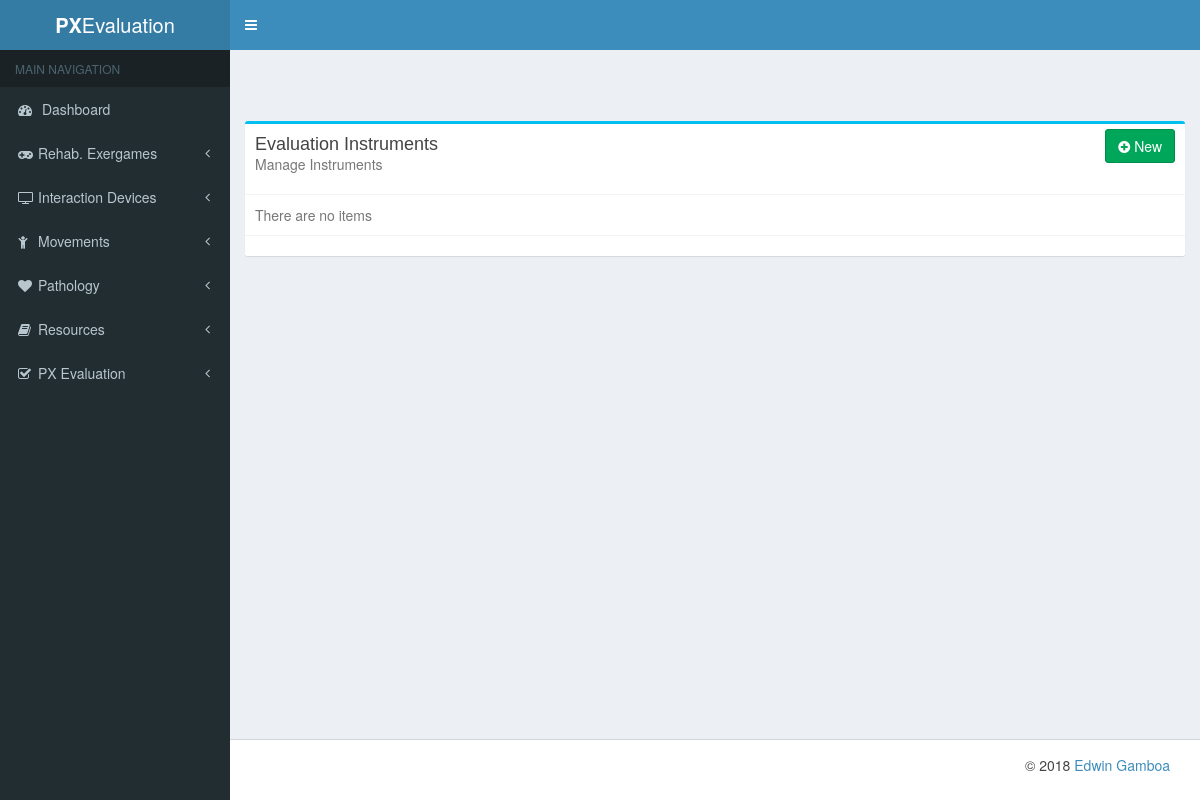
The app's page /px_evaluation/instruments/, older data.
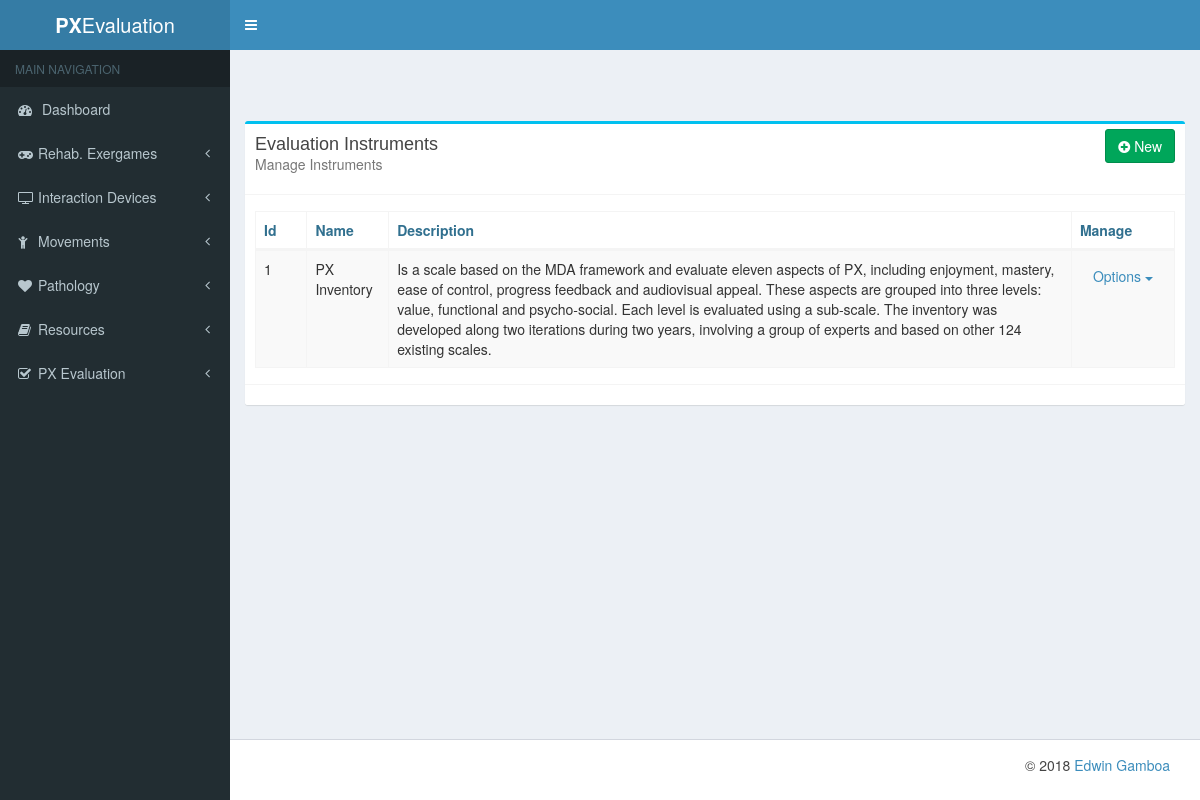
The same page, newer data.
### px_evaluation/models.py (models this page shows, shortened)
class Instrument(models.Model):
    name = models.CharField(max_length=140)
    description = models.TextField(blank=True)
    aspects = models.ManyToManyField(Aspect, blank=True)
    methods = models.ManyToManyField(Method, blank=True)
    resources = models.ManyToManyField(Resource, blank=True)

### px_evaluation/views.py (the view)
class InstrumentList(ListView):
    model = Instrument

### templates/px_evaluation/instrument_list.html (shortened to what this page needs)
{% extends "list_base.html" %}
{% block card_title %}Evaluation Instruments{% endblock card_title %}
{% block card_description %}Manage Instruments{% endblock card_description%}
{% block table_head %}
    <tr>
        <th>Id</th>
        <th>Name</th>
        <th>Description</th>
        <th>Manage</th>
    </tr>
{% endblock table_head %}
{% block table_body %}
    {% for object in object_list %}
        <tr>
            <td>{{ object.id }}</td>
            <td>{{ object.name }}</td>
            <td>{{ object.description }}</td>
            <td>
                <div class="dropdown">
                    <a href="#" class="btn dropdown-toggle" data-toggle="dropdown">
                        Options
                        <b class="caret"></b>
                    </a>
                </div>
            </td>
        </tr>
    {% endfor %}
{% endblock table_body %}
{% block new_url %} {% url 'px_evaluation:new_instruments' %} {% endblock new_url %}

Row changes from the older to the newer data that the page shows:
added Instrument: id "1", name "PX Inventory", description "Is a scale based on the MDA framework and evaluate eleven aspects of PX, including enjoyment, mastery, ease of control, progress feedback and audiovisual appeal. These aspects are grouped into three levels: value, functional and psycho-social. Each level is evaluated using a sub-scale. The inventory was developed along two iterations during two years, involving a group of experts and based on other 124 existing scales."
Text that changed along with them:
text no longer shown: "There are no items"
text now shown: "Id Name Description Manage"
